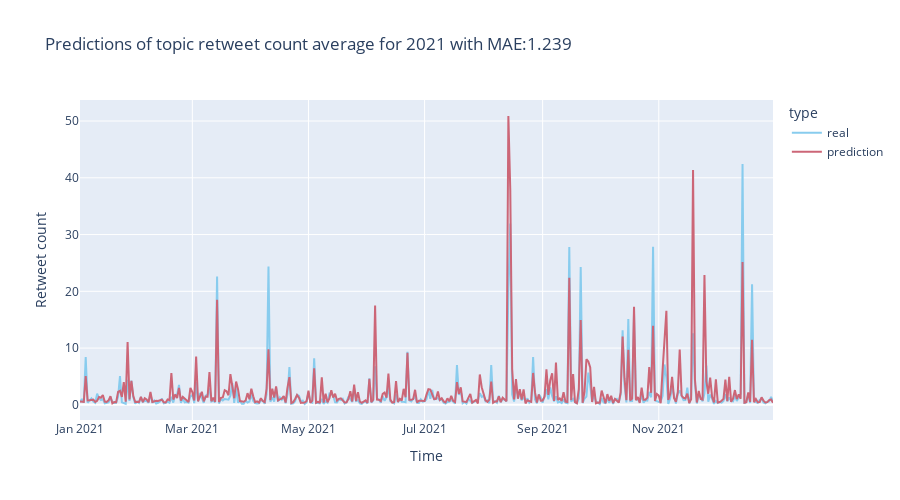
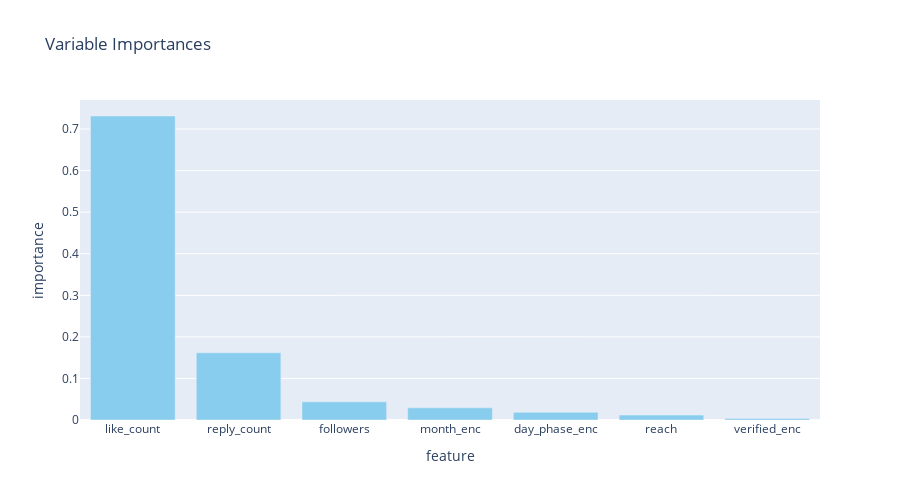

The cell these charts' notebook holds for them, in order:
### Code cell
train_time_series_with_folds(X_train, X_test, y_train, y_test)

### Figure 1 — Plotly figure (JSON) as saved in the notebook; plotly's stock layout.template omitted (floating-point values rounded to 4 significant figures; data arrays with more than 128 entries replaced by an {"elided": "..."} marker saying what was removed)
{"data": [{"hovertemplate": "type=real<br>timestamp=%{x}<br>value=%{y}<extra></extra>", "legendgroup": "real", "line": {"color": "rgb(136, 204, 238)", "dash": "solid"}, "marker": {"symbol": "circle"}, "mode": "lines", "name": "real", "orientation": "v", "showlegend": true, "x": {"elided": "365 str values"}, "xaxis": "x", "y": {"elided": "365 float values"}, "yaxis": "y", "type": "scatter"}, {"hovertemplate": "type=prediction<br>timestamp=%{x}<br>value=%{y}<extra></extra>", "legendgroup": "prediction", "line": {"color": "rgb(204, 102, 119)", "dash": "solid"}, "marker": {"symbol": "circle"}, "mode": "lines", "name": "prediction", "orientation": "v", "showlegend": true, "x": {"elided": "365 str values"}, "xaxis": "x", "y": {"elided": "365 float values"}, "yaxis": "y", "type": "scatter"}], "layout": {"xaxis": {"anchor": "y", "domain": [0.0, 1.0], "title": {"text": "Time"}}, "yaxis": {"anchor": "x", "domain": [0.0, 1.0], "title": {"text": "Retweet count"}}, "legend": {"title": {"text": "type"}, "tracegroupgap": 0}, "title": {"text": "Predictions of topic retweet count average for 2021 with MAE:1.239"}, "height": 500, "width": 900}}

### Figure 2 — Plotly figure (JSON) as saved in the notebook; plotly's stock layout.template omitted (floating-point values rounded to 4 significant figures)
{"data": [{"alignmentgroup": "True", "hovertemplate": "feature=%{x}<br>importance=%{y}<extra></extra>", "legendgroup": "", "marker": {"color": "rgb(136, 204, 238)", "pattern": {"shape": ""}}, "name": "", "offsetgroup": "", "orientation": "v", "showlegend": false, "textposition": "auto", "x": ["like_count", "reply_count", "followers", "month_enc", "day_phase_enc", "reach", "verified_enc"], "xaxis": "x", "y": [0.7314, 0.1616, 0.0437, 0.02927, 0.01845, 0.01174, 0.003893], "yaxis": "y", "type": "bar"}], "layout": {"xaxis": {"anchor": "y", "domain": [0.0, 1.0], "title": {"text": "feature"}}, "yaxis": {"anchor": "x", "domain": [0.0, 1.0], "title": {"text": "importance"}}, "legend": {"tracegroupgap": 0}, "title": {"text": "Variable Importances"}, "barmode": "relative", "height": 500, "width": 900}}
